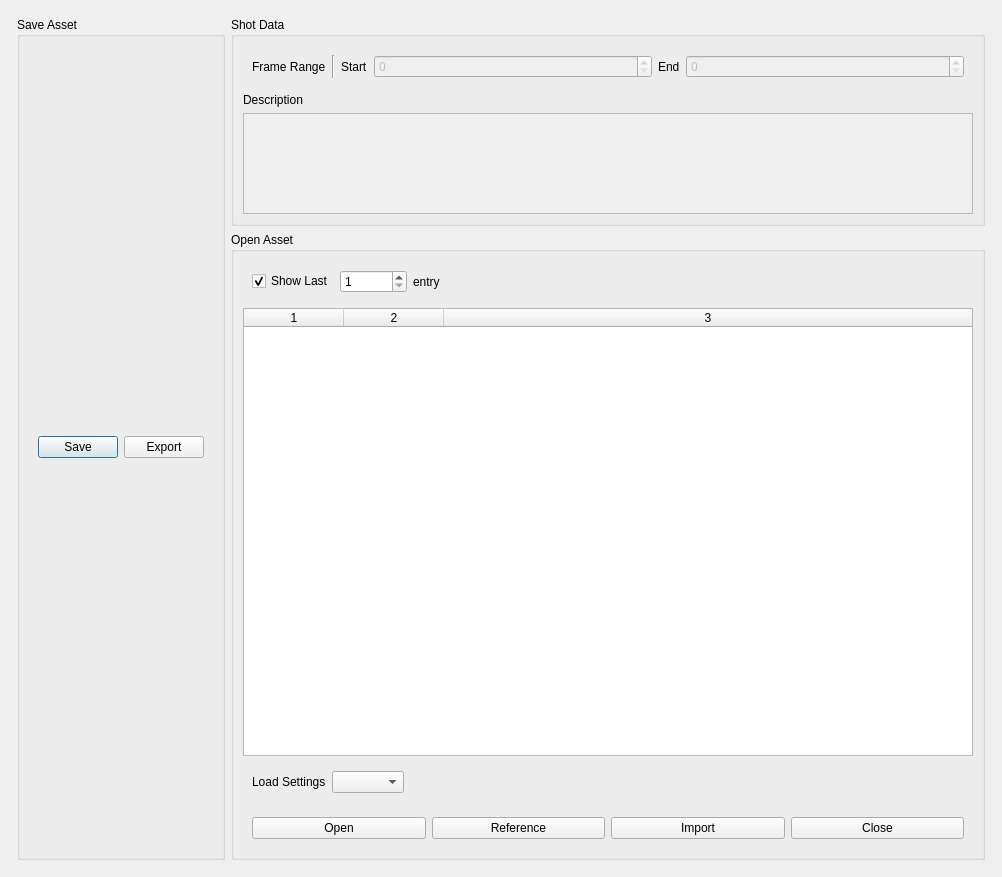
<?xml version="1.0" encoding="UTF-8"?>
<ui version="4.0">
 <class>Dialog</class>
 <widget class="QDialog" name="Dialog">
  <property name="windowModality">
   <enum>Qt::ApplicationModal</enum>
  </property>
  <property name="geometry">
   <rect>
    <x>0</x>
    <y>0</y>
    <width>1002</width>
    <height>877</height>
   </rect>
  </property>
  <property name="windowTitle">
   <string>Asset Manager</string>
  </property>
  <layout class="QVBoxLayout" name="verticalLayout">
   <item>
    <widget class="QWidget" name="main_horizontalWidget" native="true">
     <property name="sizePolicy">
      <sizepolicy hsizetype="Preferred" vsizetype="Preferred">
       <horstretch>1</horstretch>
       <verstretch>1</verstretch>
      </sizepolicy>
     </property>
     <layout class="QHBoxLayout" name="main_horizontalLayout" stretch="0,1">
      <property name="margin">
       <number>6</number>
      </property>
      <item>
       <widget class="QWidget" name="verticalWidget1" native="true">
        <property name="sizePolicy">
         <sizepolicy hsizetype="Fixed" vsizetype="Preferred">
          <horstretch>0</horstretch>
          <verstretch>1</verstretch>
         </sizepolicy>
        </property>
        <layout class="QVBoxLayout" name="verticalLayout1" stretch="0">
         <property name="margin">
          <number>0</number>
         </property>
         <item>
          <widget class="QGroupBox" name="saveAsset_groupBox">
           <property name="title">
            <string>Save Asset</string>
           </property>
           <layout class="QVBoxLayout" name="verticalLayout_3">
            <item>
             <widget class="QWidget" name="saveButtons_horizontalWidget" native="true">
              <layout class="QHBoxLayout" name="saveCanel_horizontalLayout" stretch="1,1">
               <item>
                <widget class="QPushButton" name="save_button">
                 <property name="toolTip">
                  <string>Saves the asset to the server</string>
                 </property>
                 <property name="statusTip">
                  <string>Saves the asset to the server</string>
                 </property>
                 <property name="whatsThis">
                  <string>Save:

Saves the asset to the server</string>
                 </property>
                 <property name="text">
                  <string>Save</string>
                 </property>
                </widget>
               </item>
               <item>
                <widget class="QPushButton" name="export_button">
                 <property name="toolTip">
                  <string>Exports the Selected items as a new asset</string>
                 </property>
                 <property name="statusTip">
                  <string>Exports the Selected items as a new asset</string>
                 </property>
                 <property name="whatsThis">
                  <string>Export:

Exports the selected content to the server as an asset</string>
                 </property>
                 <property name="text">
                  <string>Export</string>
                 </property>
                </widget>
               </item>
              </layout>
             </widget>
            </item>
           </layout>
          </widget>
         </item>
        </layout>
       </widget>
      </item>
      <item>
       <widget class="QWidget" name="verticalWidget2" native="true">
        <layout class="QVBoxLayout" name="verticalLayout2">
         <property name="margin">
          <number>0</number>
         </property>
         <item>
          <widget class="QGroupBox" name="shotData_groupBox">
           <property name="sizePolicy">
            <sizepolicy hsizetype="Preferred" vsizetype="Preferred">
             <horstretch>0</horstretch>
             <verstretch>1</verstretch>
            </sizepolicy>
           </property>
           <property name="minimumSize">
            <size>
             <width>0</width>
             <height>50</height>
            </size>
           </property>
           <property name="title">
            <string>Shot Data</string>
           </property>
           <layout class="QVBoxLayout" name="verticalLayout_2">
            <item>
             <widget class="QWidget" name="horizontalWidget" native="true">
              <property name="sizePolicy">
               <sizepolicy hsizetype="Preferred" vsizetype="Preferred">
                <horstretch>0</horstretch>
                <verstretch>0</verstretch>
               </sizepolicy>
              </property>
              <layout class="QHBoxLayout" name="horizontalLayout_2">
               <item>
                <widget class="QLabel" name="frameRange_label">
                 <property name="text">
                  <string>Frame Range</string>
                 </property>
                </widget>
               </item>
               <item>
                <widget class="Line" name="line_7">
                 <property name="orientation">
                  <enum>Qt::Vertical</enum>
                 </property>
                </widget>
               </item>
               <item>
                <widget class="QLabel" name="startFrame_label">
                 <property name="sizePolicy">
                  <sizepolicy hsizetype="Preferred" vsizetype="Preferred">
                   <horstretch>0</horstretch>
                   <verstretch>0</verstretch>
                  </sizepolicy>
                 </property>
                 <property name="text">
                  <string>Start</string>
                 </property>
                </widget>
               </item>
               <item>
                <widget class="QSpinBox" name="startFrame_spinBox">
                 <property name="enabled">
                  <bool>false</bool>
                 </property>
                 <property name="sizePolicy">
                  <sizepolicy hsizetype="Expanding" vsizetype="Fixed">
                   <horstretch>1</horstretch>
                   <verstretch>0</verstretch>
                  </sizepolicy>
                 </property>
                 <property name="maximum">
                  <number>999999999</number>
                 </property>
                </widget>
               </item>
               <item>
                <widget class="QLabel" name="endFrame_label">
                 <property name="sizePolicy">
                  <sizepolicy hsizetype="Preferred" vsizetype="Preferred">
                   <horstretch>0</horstretch>
                   <verstretch>0</verstretch>
                  </sizepolicy>
                 </property>
                 <property name="text">
                  <string>End</string>
                 </property>
                </widget>
               </item>
               <item>
                <widget class="QSpinBox" name="endFrame_spinBox">
                 <property name="enabled">
                  <bool>false</bool>
                 </property>
                 <property name="sizePolicy">
                  <sizepolicy hsizetype="Expanding" vsizetype="Fixed">
                   <horstretch>1</horstretch>
                   <verstretch>0</verstretch>
                  </sizepolicy>
                 </property>
                 <property name="maximum">
                  <number>999999999</number>
                 </property>
                </widget>
               </item>
              </layout>
             </widget>
            </item>
            <item>
             <widget class="QLabel" name="shotDescription_label">
              <property name="text">
               <string>Description</string>
              </property>
             </widget>
            </item>
            <item>
             <widget class="QTextEdit" name="shotDescription_textEdit">
              <property name="enabled">
               <bool>false</bool>
              </property>
              <property name="sizePolicy">
               <sizepolicy hsizetype="Expanding" vsizetype="Expanding">
                <horstretch>0</horstretch>
                <verstretch>1</verstretch>
               </sizepolicy>
              </property>
             </widget>
            </item>
           </layout>
          </widget>
         </item>
         <item>
          <widget class="QGroupBox" name="open_groupBox">
           <property name="sizePolicy">
            <sizepolicy hsizetype="Preferred" vsizetype="Preferred">
             <horstretch>0</horstretch>
             <verstretch>3</verstretch>
            </sizepolicy>
           </property>
           <property name="title">
            <string>Open Asset</string>
           </property>
           <layout class="QVBoxLayout" name="verticalLayout_4">
            <item>
             <widget class="QWidget" name="horizontalWidget_2" native="true">
              <layout class="QHBoxLayout" name="horizontalLayout">
               <item>
                <widget class="QCheckBox" name="showLastNEntry_checkBox">
                 <property name="toolTip">
                  <string>if checked, the list below shows maximum n number of items, the n is defined in the next spinB,ox</string>
                 </property>
                 <property name="statusTip">
                  <string>maximum number of entry to view</string>
                 </property>
                 <property name="text">
                  <string>Show Last</string>
                 </property>
                 <property name="checked">
                  <bool>true</bool>
                 </property>
                </widget>
               </item>
               <item>
                <widget class="QSpinBox" name="numberOfEntry_spinBox">
                 <property name="statusTip">
                  <string>maximum number of entry to view</string>
                 </property>
                 <property name="minimum">
                  <number>1</number>
                 </property>
                 <property name="maximum">
                  <number>9999999</number>
                 </property>
                </widget>
               </item>
               <item>
                <widget class="QLabel" name="label">
                 <property name="statusTip">
                  <string>maximum number of entry to view</string>
                 </property>
                 <property name="text">
                  <string>entry</string>
                 </property>
                </widget>
               </item>
               <item>
                <spacer name="horizontalSpacer">
                 <property name="orientation">
                  <enum>Qt::Horizontal</enum>
                 </property>
                 <property name="sizeHint" stdset="0">
                  <size>
                   <width>40</width>
                   <height>20</height>
                  </size>
                 </property>
                </spacer>
               </item>
              </layout>
             </widget>
            </item>
            <item>
             <widget class="QTableWidget" name="assets_tableWidget1">
              <property name="editTriggers">
               <set>QAbstractItemView::NoEditTriggers</set>
              </property>
              <property name="alternatingRowColors">
               <bool>true</bool>
              </property>
              <property name="selectionMode">
               <enum>QAbstractItemView::SingleSelection</enum>
              </property>
              <property name="selectionBehavior">
               <enum>QAbstractItemView::SelectRows</enum>
              </property>
              <property name="showGrid">
               <bool>false</bool>
              </property>
              <property name="gridStyle">
               <enum>Qt::NoPen</enum>
              </property>
              <property name="columnCount">
               <number>3</number>
              </property>
              <attribute name="horizontalHeaderStretchLastSection">
               <bool>true</bool>
              </attribute>
              <attribute name="verticalHeaderVisible">
               <bool>false</bool>
              </attribute>
              <attribute name="verticalHeaderDefaultSectionSize">
               <number>19</number>
              </attribute>
              <attribute name="verticalHeaderVisible">
               <bool>false</bool>
              </attribute>
              <attribute name="verticalHeaderDefaultSectionSize">
               <number>19</number>
              </attribute>
              <attribute name="horizontalHeaderStretchLastSection">
               <bool>true</bool>
              </attribute>
              <column/>
              <column/>
              <column/>
             </widget>
            </item>
            <item>
             <widget class="QWidget" name="horizontalWidget" native="true">
              <layout class="QHBoxLayout" name="horizontalLayout_3">
               <item>
                <widget class="QLabel" name="loadSettings_label">
                 <property name="text">
                  <string>Load Settings</string>
                 </property>
                </widget>
               </item>
               <item>
                <widget class="QComboBox" name="loadSettings_comboBox"/>
               </item>
               <item>
                <spacer name="horizontalSpacer_2">
                 <property name="orientation">
                  <enum>Qt::Horizontal</enum>
                 </property>
                 <property name="sizeHint" stdset="0">
                  <size>
                   <width>40</width>
                   <height>20</height>
                  </size>
                 </property>
                </spacer>
               </item>
              </layout>
             </widget>
            </item>
            <item>
             <widget class="QWidget" name="openButtons_horizontalWidget" native="true">
              <property name="sizePolicy">
               <sizepolicy hsizetype="Preferred" vsizetype="Preferred">
                <horstretch>1</horstretch>
                <verstretch>0</verstretch>
               </sizepolicy>
              </property>
              <layout class="QHBoxLayout" name="openButtons_horizontalLayout" stretch="1,1,1,1">
               <item>
                <widget class="QPushButton" name="open_button">
                 <property name="toolTip">
                  <string>Opens the selected asset</string>
                 </property>
                 <property name="statusTip">
                  <string>Opens the selected asset</string>
                 </property>
                 <property name="whatsThis">
                  <string>Open:

Opens the current selected asset in the host application</string>
                 </property>
                 <property name="text">
                  <string>Open</string>
                 </property>
                </widget>
               </item>
               <item>
                <widget class="QPushButton" name="reference_button">
                 <property name="toolTip">
                  <string>References the asset tho the current scene (Maya only)</string>
                 </property>
                 <property name="statusTip">
                  <string>References the asset tho the current scene (Maya only)</string>
                 </property>
                 <property name="whatsThis">
                  <string>Reference:

References the asset to the current environment in the host application. For now just MAYA supports referencing, but in near future NUKE will have too...</string>
                 </property>
                 <property name="text">
                  <string>Reference</string>
                 </property>
                </widget>
               </item>
               <item>
                <widget class="QPushButton" name="import_button">
                 <property name="toolTip">
                  <string>Imports the contents to the current scene</string>
                 </property>
                 <property name="statusTip">
                  <string>Imports the contents to the current scene</string>
                 </property>
                 <property name="whatsThis">
                  <string>Import:

Imports the content of the selected asset to the current environment in the host application...</string>
                 </property>
                 <property name="text">
                  <string>Import</string>
                 </property>
                </widget>
               </item>
               <item>
                <widget class="QPushButton" name="close_button">
                 <property name="toolTip">
                  <string>Quits without doing anything</string>
                 </property>
                 <property name="statusTip">
                  <string>Quits without doing anything</string>
                 </property>
                 <property name="whatsThis">
                  <string>Cancel:

Just quits the application without doing anything</string>
                 </property>
                 <property name="text">
                  <string>Close</string>
                 </property>
                </widget>
               </item>
              </layout>
             </widget>
            </item>
           </layout>
          </widget>
         </item>
        </layout>
       </widget>
      </item>
     </layout>
    </widget>
   </item>
  </layout>
 </widget>
 <tabstops>
  <tabstop>save_button</tabstop>
  <tabstop>export_button</tabstop>
  <tabstop>startFrame_spinBox</tabstop>
  <tabstop>endFrame_spinBox</tabstop>
  <tabstop>shotDescription_textEdit</tabstop>
  <tabstop>showLastNEntry_checkBox</tabstop>
  <tabstop>numberOfEntry_spinBox</tabstop>
  <tabstop>assets_tableWidget1</tabstop>
  <tabstop>loadSettings_comboBox</tabstop>
  <tabstop>open_button</tabstop>
  <tabstop>reference_button</tabstop>
  <tabstop>import_button</tabstop>
  <tabstop>close_button</tabstop>
 </tabstops>
 <resources/>
 <connections/>
</ui>
